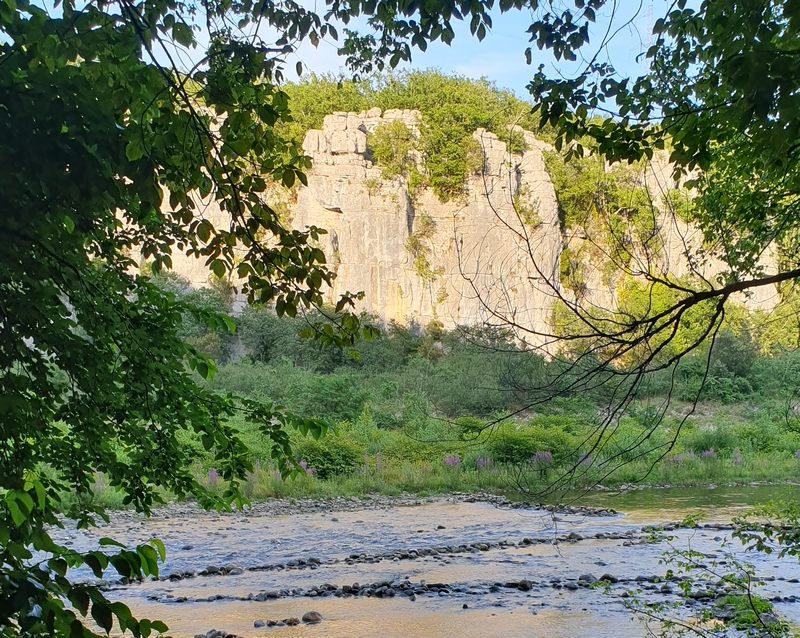
#> input picture exercises/Test exams/Dec2023/data/Pixelwise/ardeche_river.jpg, 800 x 638 px; its folder holds only this picture in this run
$ python Dec2023.py
#> lines starting #> are read from the running program, lines starting #| are printed output that depends on the picture; after the words box and inside, x2 and y2 are one past the last pixel; in counts of white or black regions, pixels touching at a corner belong together; long printed decimals are rounded
#%%% Problem 1
npixels = 2400*1200*3 #bytes/frame
tprocess = 0.130 #s/frame
Speed = 35*10**6 #byte/s

transferfps = Speed/npixels #frames per second
processfps = 1/tprocess #s/image


print(f'transferfps: {transferfps} frames per second')
print(f'processfps: {processfps} frames per second')

#The slowest process dictates the speed therefore 4 fps
#%% Pixelwise operations

#read file
import skimage.io as io
import numpy as np
dir = 'data/Pixelwise/'
filename = 'ardeche_river.jpg'
img = io.imread(dir+filename)
#> img is the input picture: shape (638, 800, 3); mean R, G, B 111, 121.7, 93.6
#convert to grayscale
from skimage import color
img_gray = color.rgb2gray(img)
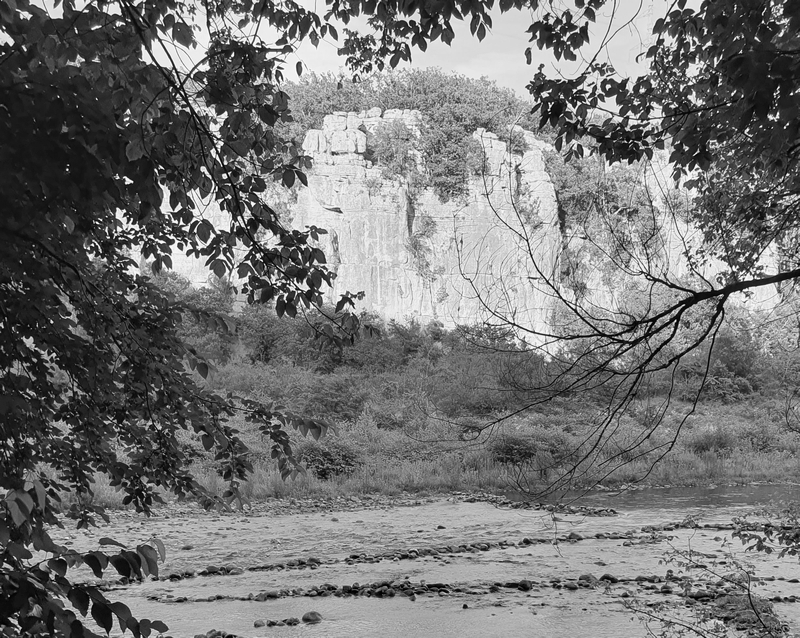
#> img_gray: shape (638, 800) float64; min 0.000565, max 1, mean 0.461

#Hist stretch
min_d = 0.2
max_d = 0.8
img_stretch = (max_d-min_d)/(np.max(img_gray)-np.min(img_gray))*(img_gray-np.min(img_gray))+min_d
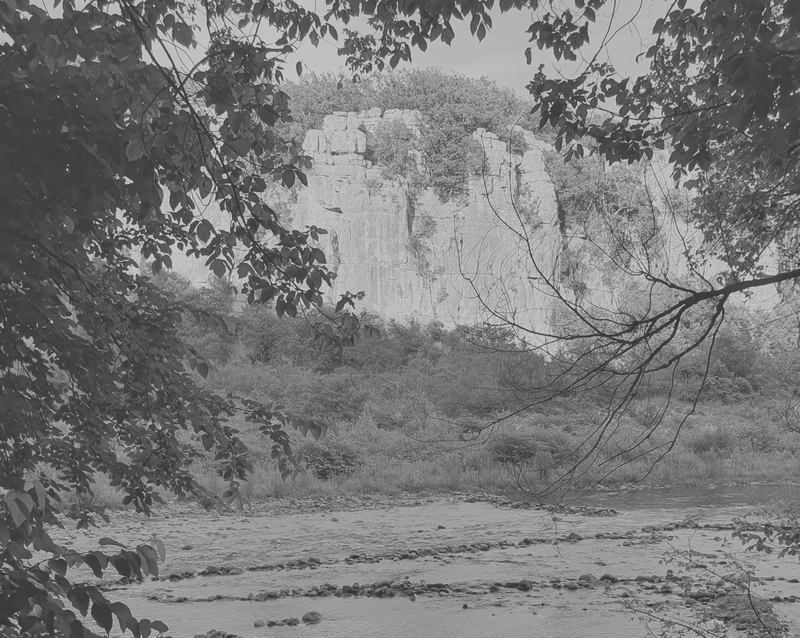
#> img_stretch: shape (638, 800) float64; min 0.2, max 0.8, mean 0.476

#Compute average
avg = np.mean(img_stretch)
#> avg = 0.476

#apply prewitt filter
from skimage.filters import prewitt_h
img_filter = prewitt_h(img_stretch)
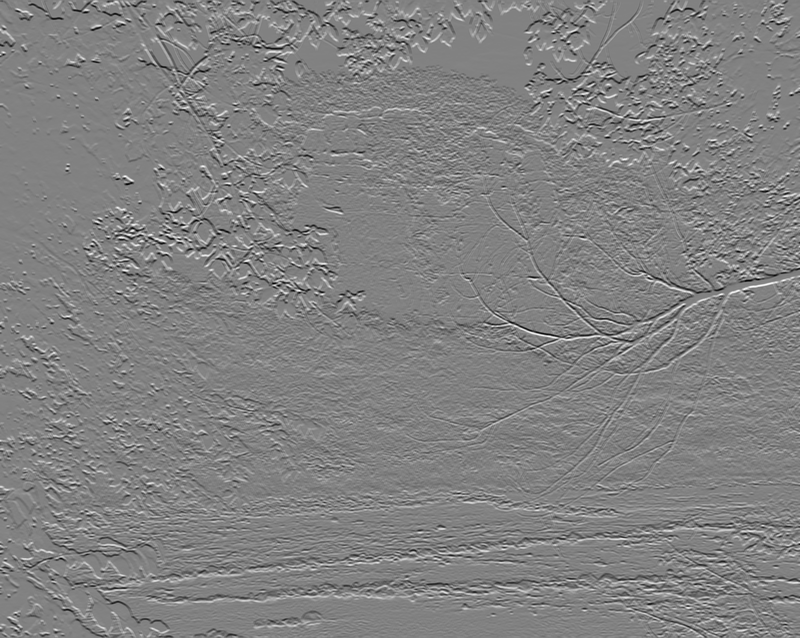
#> img_filter: shape (638, 800) float64; min -0.533, max 0.514, mean 0.000145; drawn with min black and max white

#Max absolute value of prewitt filter
prew_max = np.max(np.abs(img_filter))
#> prew_max = 0.533

#Binary image based on average threshold
thresh = avg
#> thresh = 0.476
img_bin = img_stretch>thresh
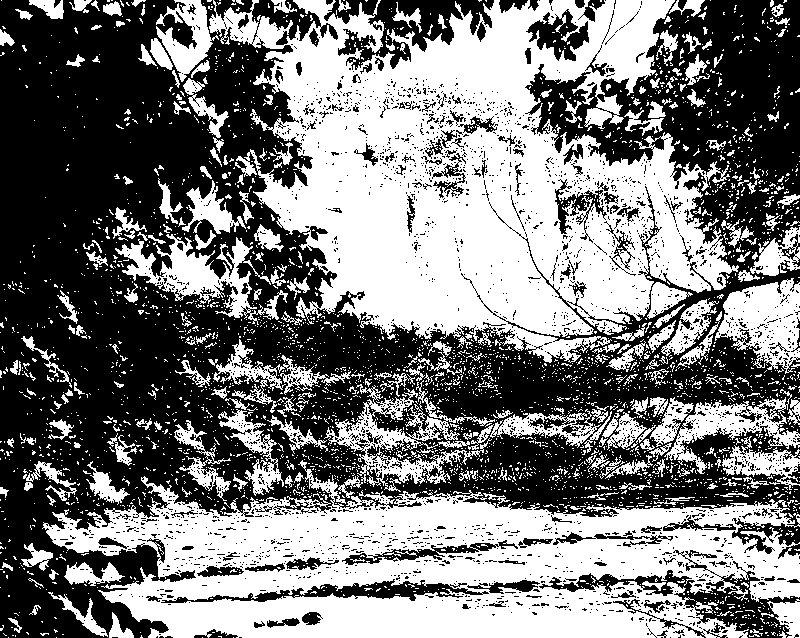
#> img_bin: shape (638, 800) bool; 48% white; 3447 white regions (3161 under 20 px), largest, box (x1, y1, x2, y2) and area: (209, 0, 739, 363) 104032, (42, 460, 800, 638) 72516, (324, 380, 495, 492) 4793

#Number of foreground pixels
n_for = np.sum(img_bin)
#> n_for = 244910

print(f'Number of foreground pixels {n_for}')
#| Number of foreground pixels 244910
print(f'Maximum absolute value of prewitt filter {prew_max}')
#| Maximum absolute value of prewitt filter 0.5331
print(f'Average of the stretched image {avg}')
#| Average of the stretched image 0.4761


# %% 3D medical image registration =========================
import matplotlib.pyplot as plt
import SimpleITK as sitk
from IPython.display import clear_output
from skimage.util import img_as_ubyte

#%% Useful functions
# [172 lines left out: functions imshow_orthogonal_view, overlay_slices, composite2affine, start_plot, end_plot, plot_values, not called in this run]

# Callback invoked when the sitkMultiResolutionIterationEvent happens, update the index into the
# metric_values list.
def update_multires_iterations():
    global metric_values, multires_iterations
    multires_iterations.append(len(metric_values))

# [6 lines left out: function command_iteration, not called in this run]


#%% solution
dir_in = 'data/ImageRegistration/'
#> (the run stopped early here; a loop or call above may not have finished)
